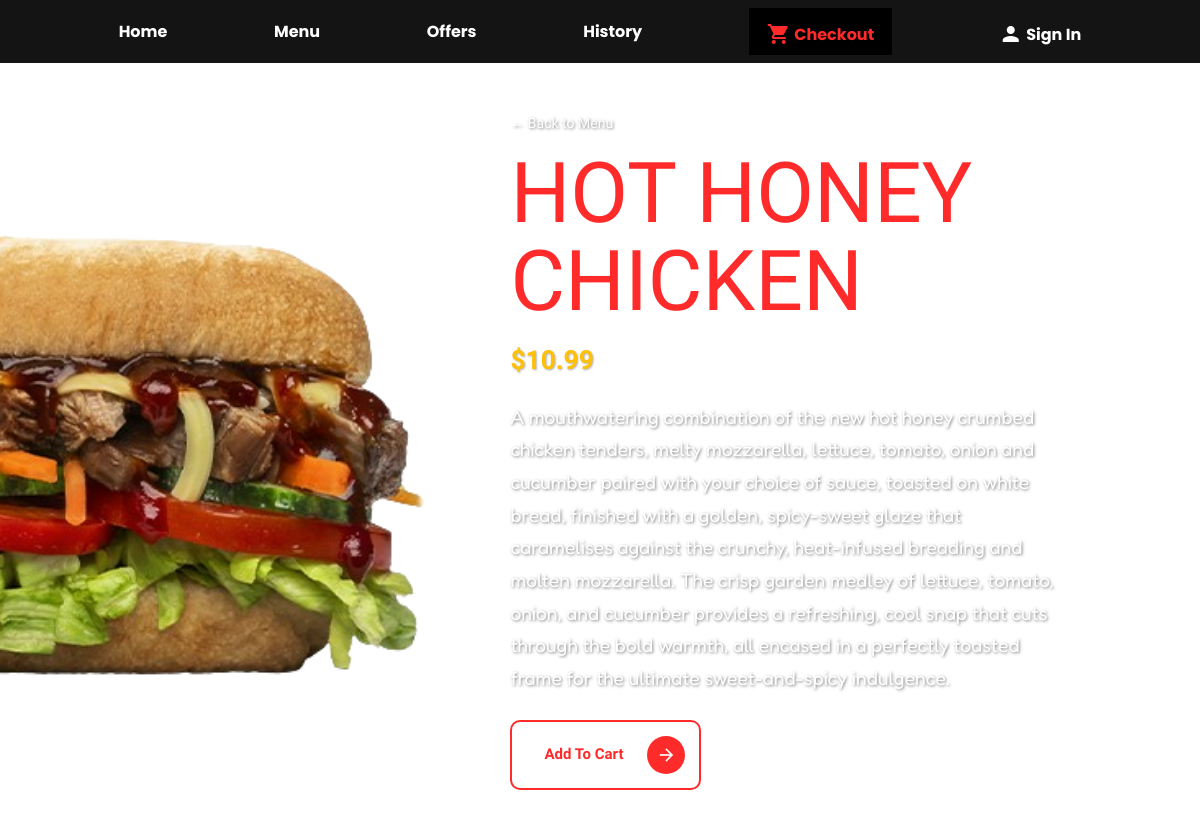
Page /sandwich/1 on the committed database.
### tables this page shows
CREATE TABLE `PRE_SANDWICH` (
  `ID` INTEGER PRIMARY KEY AUTOINCREMENT,
  `name` TEXT,
  `description` TEXT,
  `image_url` VARCHAR(2083),
  `price` REAL
, ingredients TEXT);

### SUBVAY (ASSESSMENT)/app.py (the view)
@app.route('/sandwich/<int:id>')
def sandwich(id):
    query = "SELECT ID, name, description, image_url, price FROM PRE_SANDWICH WHERE ID = ?"
    sandwich = query_db(query, (id,), one=True)
    if sandwich is None:
        return "Sandwich not found", 404
    return render_template("sandwich.html", sandwich=sandwich)

### SUBVAY (ASSESSMENT)/app.py (called while the page is built, shortened)
def get_db():
    db = getattr(g, '_database', None)
    if db is None:
        db = g._database = sqlite3.connect(DATABASE)
    return db

@app.teardown_appcontext
def close_connection(exception):
    db = getattr(g, '_database', None)
    if db is not None:
        db.close()

def query_db(query, args=(), one=False):
    cur = get_db().execute(query, args)
    rv = cur.fetchall()
    cur.close()
    return (rv[0] if rv else None) if one else rv

@app.context_processor
def inject_user_name():
    email = session.get('user')
    return dict(user_name=None)

### SUBVAY (ASSESSMENT)/templates/sandwich.html
{% extends "layout.html" %}
{% block content %}
<div class="sandwich-hero">
    <div class="sandwich-hero-image-container">
        <img src="{{ sandwich[3] }}" alt="{{ sandwich[1] }}">
    </div>
    <div class="sandwich-hero-content">
        <p class="sandwich-hero-back"><a href="{{ url_for('menu') }}">&larr; Back to Menu</a></p>
        <h1 class="sandwich-hero-name">{{ sandwich[1] }}</h1>
        <p class="sandwich-hero-price">${{ "%.2f"|format(sandwich[4]) }}</p>
        <p class="sandwich-hero-description">{{ sandwich[2] }}</p>
        <a href="{{ url_for('add_premade_to_session', item_id=sandwich[0]) }}" class="sandwich-hero-btn">
            Add To Cart
            <span class="sandwich-hero-btn-icon">
                <span class="material-icons">arrow_forward</span>
            </span>
        </a>
    </div>
</div>
{% endblock %}

### SUBVAY (ASSESSMENT)/Static/styles.css (style rules this page uses)
* { margin: 0; padding: 0; box-sizing: border-box; font-family: "Poppins", sans-serif; }
body { min-height: 100vh; background-color: #c9d6ff; background-image: url("background (2).png"); background-repeat: no-repeat; background-position: center; background-size: cover; background-attachment: fixed; color: #333; }
p { font-size: 14.5px; text-align: center; margin-bottom: 10px; }
p a { color: #7494ec; text-decoration: none; cursor: pointer; }
.sandwich-hero { display: flex; align-items: center; width: 100%; padding: 50px 5vw; gap: 40px; overflow-x: hidden; }
.sandwich-hero-image-container { position: relative; width: 38%; aspect-ratio: 3 / 4; flex-shrink: 0; }
.sandwich-hero-image-container img { position: absolute; top: 0; right: 0; width: 150%; height: 100%; object-fit: cover; object-position: right center; }
.sandwich-hero-content { flex: 1; display: flex; flex-direction: column; justify-content: center; padding: 0 3vw 0 0; }
.sandwich-hero-back { text-align: left; margin-bottom: 15px; }
.sandwich-hero-back a { color: #fff; font-family: "Work Sans", sans-serif; font-size: 14px; text-decoration: none; text-shadow: 1px 1px 3px rgba(0, 0, 0, 0.5); }
.sandwich-hero-name { font-family: "Rubik Dirt", cursive; font-size: clamp(36px, 7vw, 96px); line-height: 1.05; color: #ff2b2b; text-transform: uppercase; margin-bottom: 15px; }
.sandwich-hero-price { font-family: "Work Sans", sans-serif; font-size: clamp(20px, 2.2vw, 34px); font-weight: 700; color: #ffc107; text-align: left; margin-bottom: 20px; text-shadow: 1px 1px 2px rgba(0, 0, 0, 0.3); }
.sandwich-hero-description { font-family: "Fredoka", sans-serif; font-size: clamp(15px, 1.6vw, 20px); line-height: 1.7; color: #fff; max-width: 46vw; margin-bottom: 25px; text-align: left; text-shadow: 1px 1px 3px rgba(0, 0, 0, 0.5); }
.sandwich-hero-btn { font-family: "Work Sans", sans-serif; font-weight: 600; font-size: clamp(15px, 1.1vw, 19px); display: inline-flex; align-items: center; justify-content: space-between; gap: 24px; width: fit-content; background: transparent; border: 2px solid #ff2b2b; color: #ff2b2b; border-radius: 10px; padding: 14px 14px 14px 32px; cursor: pointer; text-decoration: none; transition: 0.3s; }
.sandwich-hero-btn-icon { background: #ff2b2b; color: #fff; width: 38px; height: 38px; border-radius: 50%; display: flex; align-items: center; justify-content: center; }
.sandwich-hero-btn-icon .material-icons { font-size: 20px; }
body { overflow-x: hidden; }

### rows in the picture
PRE_SANDWICH: image_url (picture), name "HOT HONEY CHICKEN", price "10.99", description "A mouthwatering combination of the new hot honey crumbed chicken tenders, melty mozzarella, lettuce, tomato, onion and cucumber paired with your choice of sauce, toasted on white bread, finished with a golden, spicy-sweet glaze that caramelises against the crunchy, heat-infused breading and molten mozzarella. The crisp garden medley of lettuce, tomato, onion, and cucumber provides a refreshing, cool snap that cuts through the bold warmth, all encased in a perfectly toasted frame for the ultimate sweet-and-spicy indulgence."
